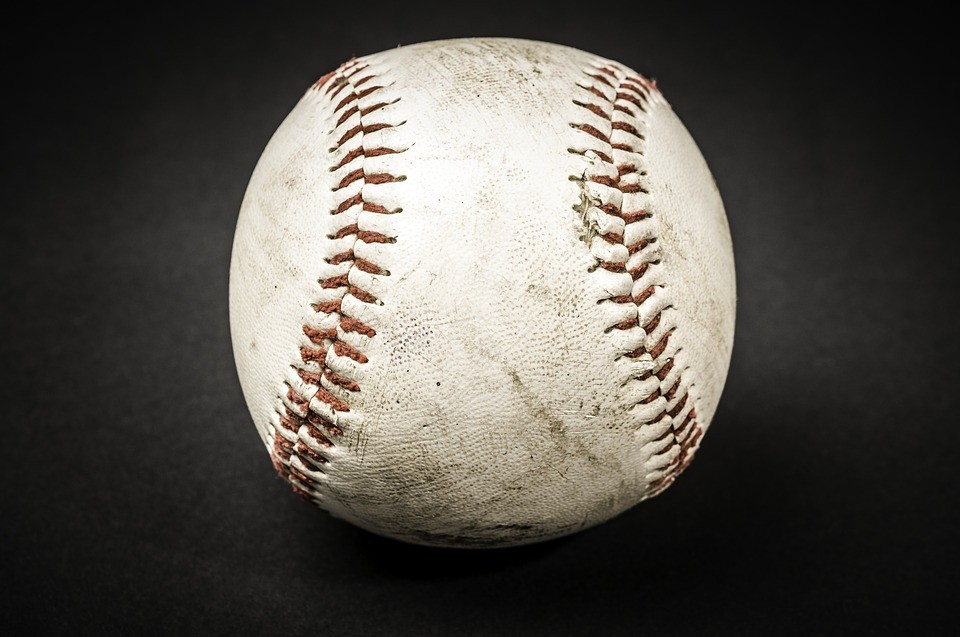
#> input picture Bilder/Ball.jpg, 960 x 637 px, found by its file name
$ python segmentierung.py
#> lines starting #> are read from the running program, lines starting #| are printed output that depends on the picture; after the words box and inside, x2 and y2 are one past the last pixel; in counts of white or black regions, pixels touching at a corner belong together
import cv2 #Importieren OpenCV
import numpy as np #Importieren Numpy
from matplotlib import pyplot as plt
import json
import math


cf = json.load(open("ImageProcessingGUI.json", 'r'))
#> (reads Labor/ImageProcessingGUI.json from the repository)

# [5 lines of commented-out code are left out]

def global_kontrastspeizung(image):

    #bestimme die maximale Dehnung des vorhandenen Bildes
    maxpos = np.max(image.copy())
    minpos = np.min(image.copy())


    f = (255/(maxpos-minpos))

    #berechne nach Formel aus Vorlesung
    img  = np.uint8(((image - minpos) * (f)))

    return img


def freistellen(image, segm):

    segm_gray = cv2.cvtColor(segm, cv2.COLOR_BGR2GRAY)
    image_binary = np.zeros_like(segm_gray)

    mask = (segm_gray != 0)

    image_binary[mask] = 255

    result =  cv2.bitwise_and(image,image, mask=image_binary)

    b,g,r = cv2.split(result)

    rgba_image = cv2.merge([b, g, r, image_binary])

    return rgba_image, image_binary


def transformation(image, segm,eye_dist=70):
    centr = get_corners(segm)


    # target_pts = np.float32([mouth, eyes[0], eyes[1]])

    target_pts = np.float32([
        [eye_dist*3//2, eye_dist*3],
        [eye_dist*2, eye_dist*2],
        [eye_dist, eye_dist*2]
    ])
    src_pts = np.float32([centr[2], centr[1], centr[0]])

    # Transformation berechnen
    matrix = cv2.getAffineTransform(src_pts, target_pts)
    warped = cv2.warpAffine(image, matrix, (eye_dist*3, eye_dist*4))

    # Bild speichern
    return warped

# [8 lines left out: function get_lastpoint, not called in this run]

def get_single_center(segm,value):

    segm_gray = cv2.cvtColor(segm, cv2.COLOR_BGR2GRAY)

    mask = (segm_gray == value)

    image_binary = np.zeros_like(segm_gray,dtype=np.uint8)

    image_binary[mask] = 255

    contours, _ = cv2.findContours(image_binary,cv2.RETR_CCOMP,cv2.CHAIN_APPROX_NONE)

    if len(contours)==0:
        return 0
    else:

        largest = max(contours, key=cv2.contourArea)

        M = cv2.moments(largest)

        cx = int(M['m10'] / M['m00'])
        cy = int(M['m01'] / M['m00'])

        return [cx,cy]

def get_corners(segm):
    result=[]
    contours = [5,6,7]

    for ele in contours:
        coordinates = get_single_center(segm,ele)
        if coordinates != 0:
            result.append(coordinates)

    if len(result) != 3:
        result.append(get_lastpoint(result))

    return result

# [92 lines left out: functions eye_mouth, eye_mouth_split, calculate_eye_distance, cluster_points, not called in this run]

def marker(image, segm):

    corner= get_corners(segm)

    for cor in corner:
        cv2.drawMarker(image,cor,(255,255,255))

    seg = global_kontrastspeizung(segm)

    return image, seg

def run(image,image2, result,settings=None): #Funktion zur Bildverarbeitung
    mark, seg = marker(image, image2)
    #get_single_center(image2,5)
    free,_ =freistellen(image,image2)
    warped= transformation(free,image2)
    result.append({"name":"res","data":mark})
    result.append({"name":"spreiz","data":seg})
    result.append({"name":"Freigestellt","data":free[:, :, :3]})
    result.append({"name":"Final","data":warped[:, :, :3]})


if __name__ == '__main__': #Wird das Skript mit python Basis.py aufgerufen, ist diese Bedingung erfüllt
    image=cv2.imread("Images\Ball.jpg")
#> image is the input picture: shape (637, 960, 3); mean B, G, R 76.1, 82.2, 85.9
    image2=cv2.imread("Images\Ball.jpg")

    result=[]
    print(result)
    run(image, image2, result)
#> the loop in get_corners, `for ele in contours:` made 3 passes
#> coordinates on passes 1 to 3: [580, 585], [615, 578], [689, 558]
#> pass 1, in get_single_center, `segm_gray = cv2.cvtColor(segm, cv2.COLOR_BGR2GRAY)`:
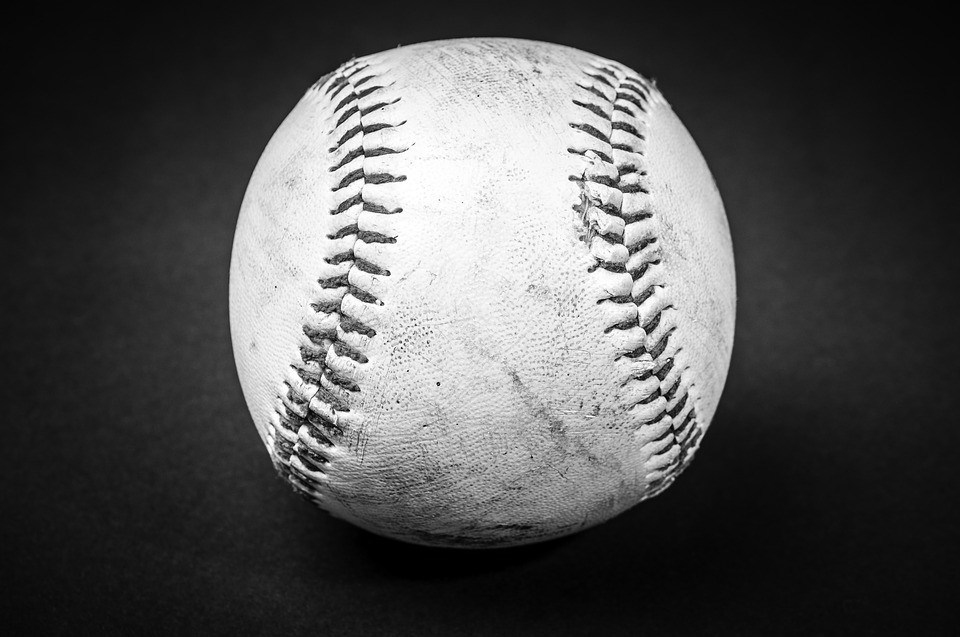
#> segm_gray: shape (637, 960); min 0, max 255, mean 82.6
#> pass 1, in get_single_center, `mask = (segm_gray == value)`:
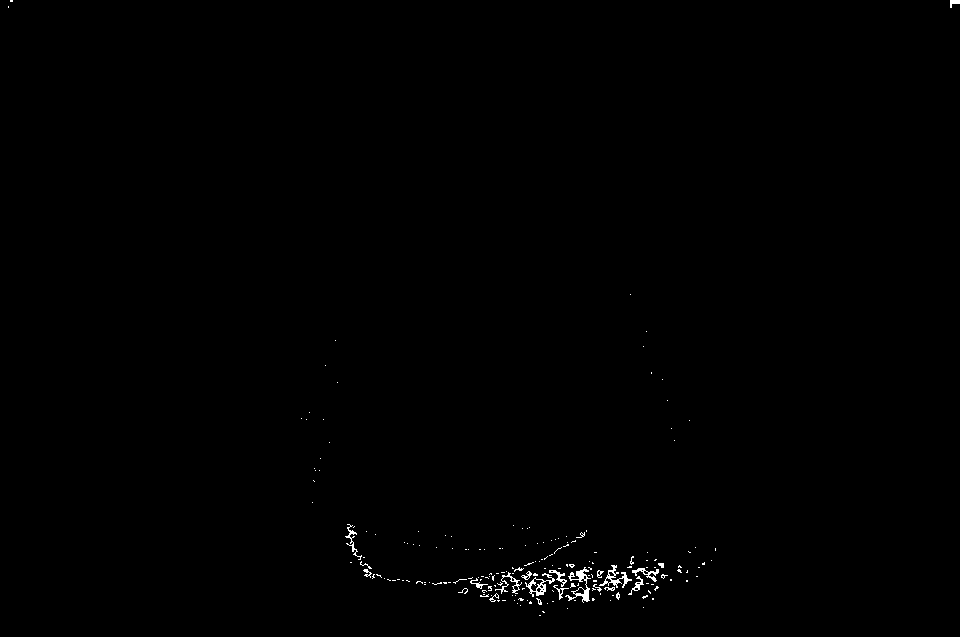
#> mask: shape (637, 960) bool; 0.38% white in thin lines or dots
#> pass 3, in get_single_center (call 3), `mask = (segm_gray == value)`:
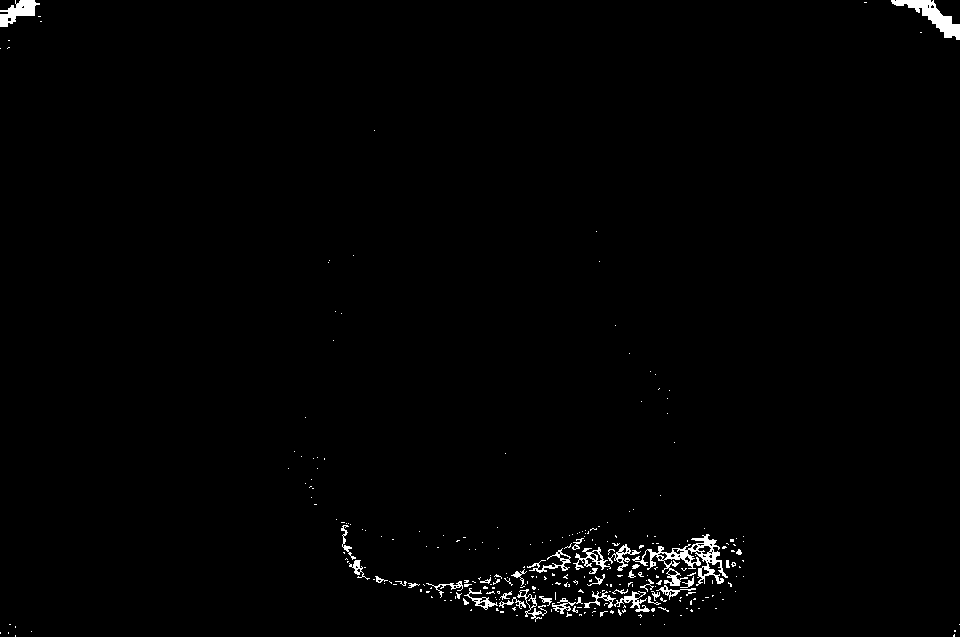
#> mask: shape (637, 960) bool; 1.1% white; 279 white regions (243 under 20 px), largest, box (x1, y1, x2, y2) and area: (632, 534, 728, 586) 1364, (891, 0, 960, 40) 902, (0, 0, 40, 27) 546
#> after the loop in get_corners, `for ele in contours:`: result = [[580, 585], [615, 578], [689, 558]]
#> the loop in marker, `for cor in corner:` made 3 passes
#> after the loop in marker, `for cor in corner:`: image: shape (637, 960, 3); 0.02% of pixels changed, all inside (x1, y1, x2, y2) = (570, 548, 700, 596)
#> in global_kontrastspeizung, `maxpos = np.max(image.copy())`: maxpos = 255
#> in global_kontrastspeizung, `minpos = np.min(image.copy())`: minpos = 0
#> in global_kontrastspeizung, `f = (255/(maxpos-minpos))`: f = 1
#> in freistellen, `mask = (segm_gray != 0)`:
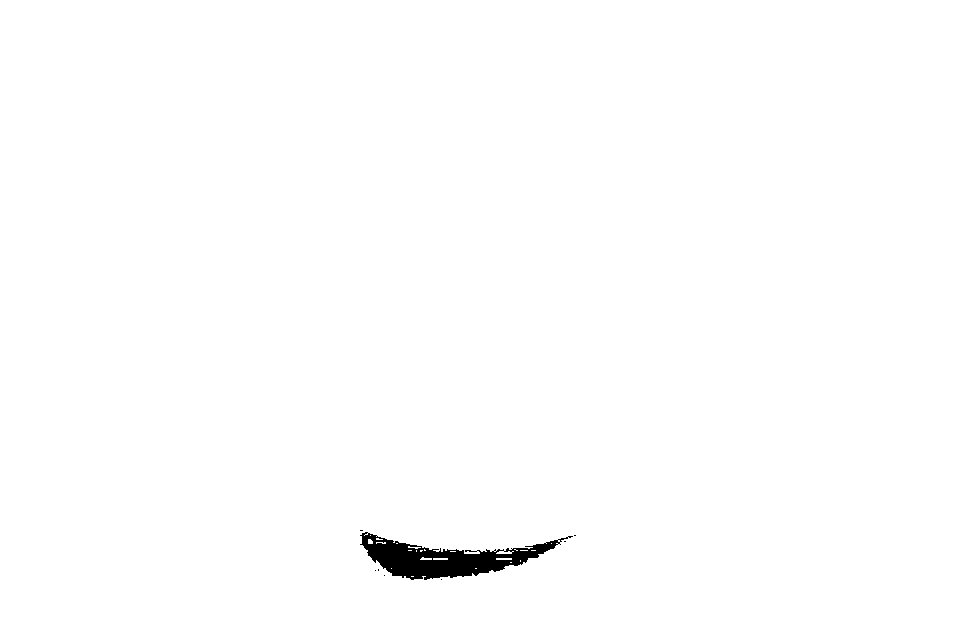
#> mask: shape (637, 960) bool; 99.3% white; 8 black regions (7 under 20 px), largest, box (x1, y1, x2, y2) and area: (360, 532, 573, 580) 4271
#> in freistellen, `b,g,r = cv2.split(result)`:
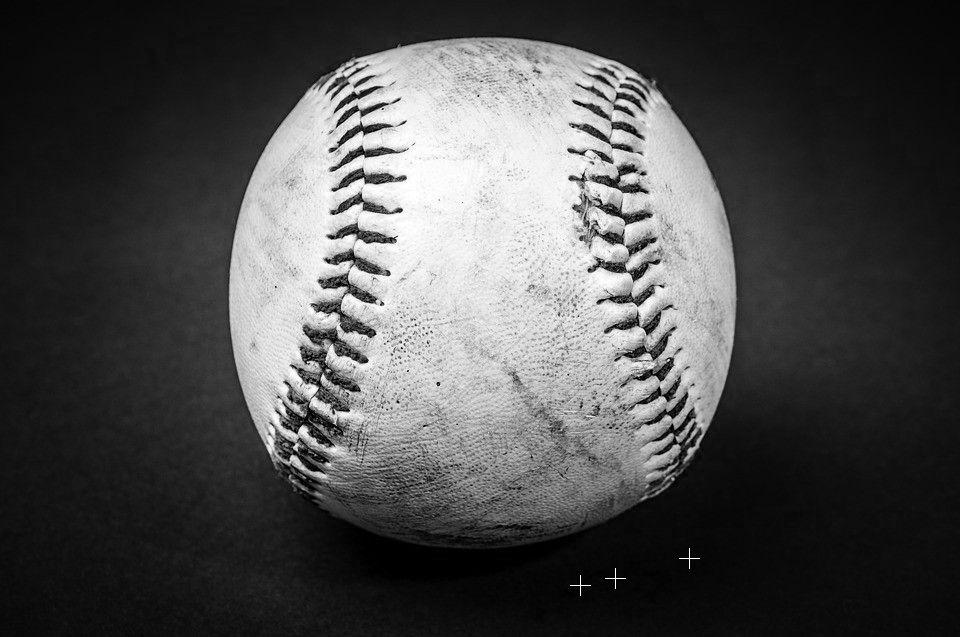
#> b: shape (637, 960); min 0, max 255, mean 76.1
#> in freistellen, `b,g,r = cv2.split(result)`:
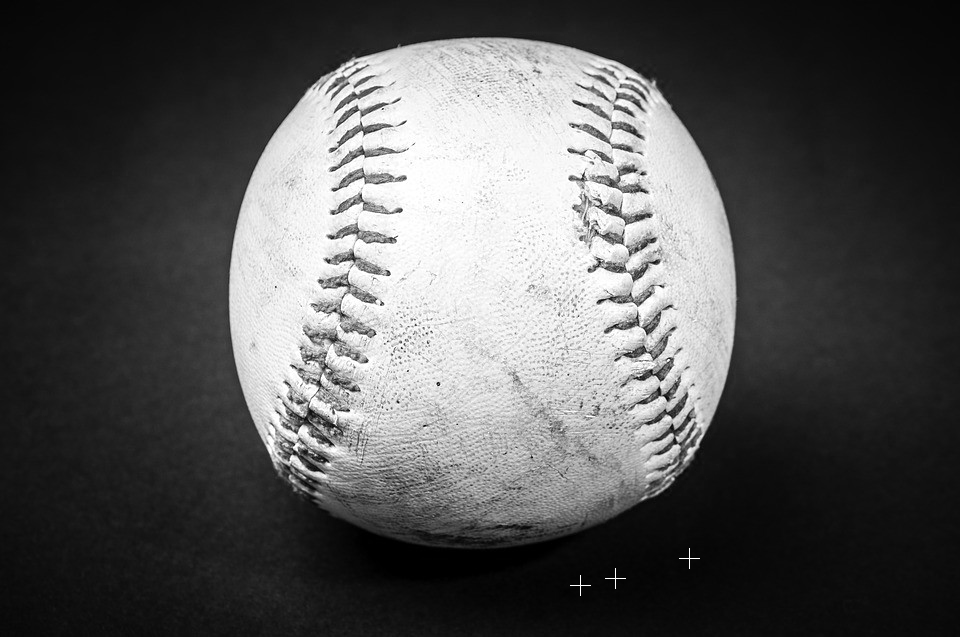
#> r: shape (637, 960); min 0, max 255, mean 85.9
#> the loop in get_corners (call 2), `for ele in contours:` made 3 passes
#> in transformation, `centr = get_corners(segm)`: centr = [[580, 585], [615, 578], [689, 558]]
#> in transformation, `src_pts = np.float32([centr[2], centr[1], centr[0]])`: src_pts = [[689, 558], [615, 578], [580, 585]]
#> in transformation, `matrix = cv2.getAffineTransform(src_pts, target_pts)`: matrix = [[9.04, 35.19, -25759.8], [-2.69, -13.46, 9576.5]]
#> in transformation, `warped = cv2.warpAffine(image, matrix, (eye_dist*3, eye_dist*4))`:
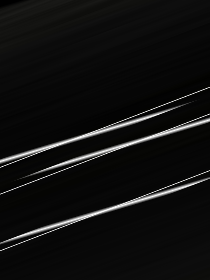
#> warped: shape (280, 210, 4); mean B, G, R, A 16.1, 16.5, 16.5, 254.5
    for ele in result:
        cv2.imshow(ele["name"],ele["data"])
    cv2.waitKey(0)
    cv2.destroyAllWindows()
